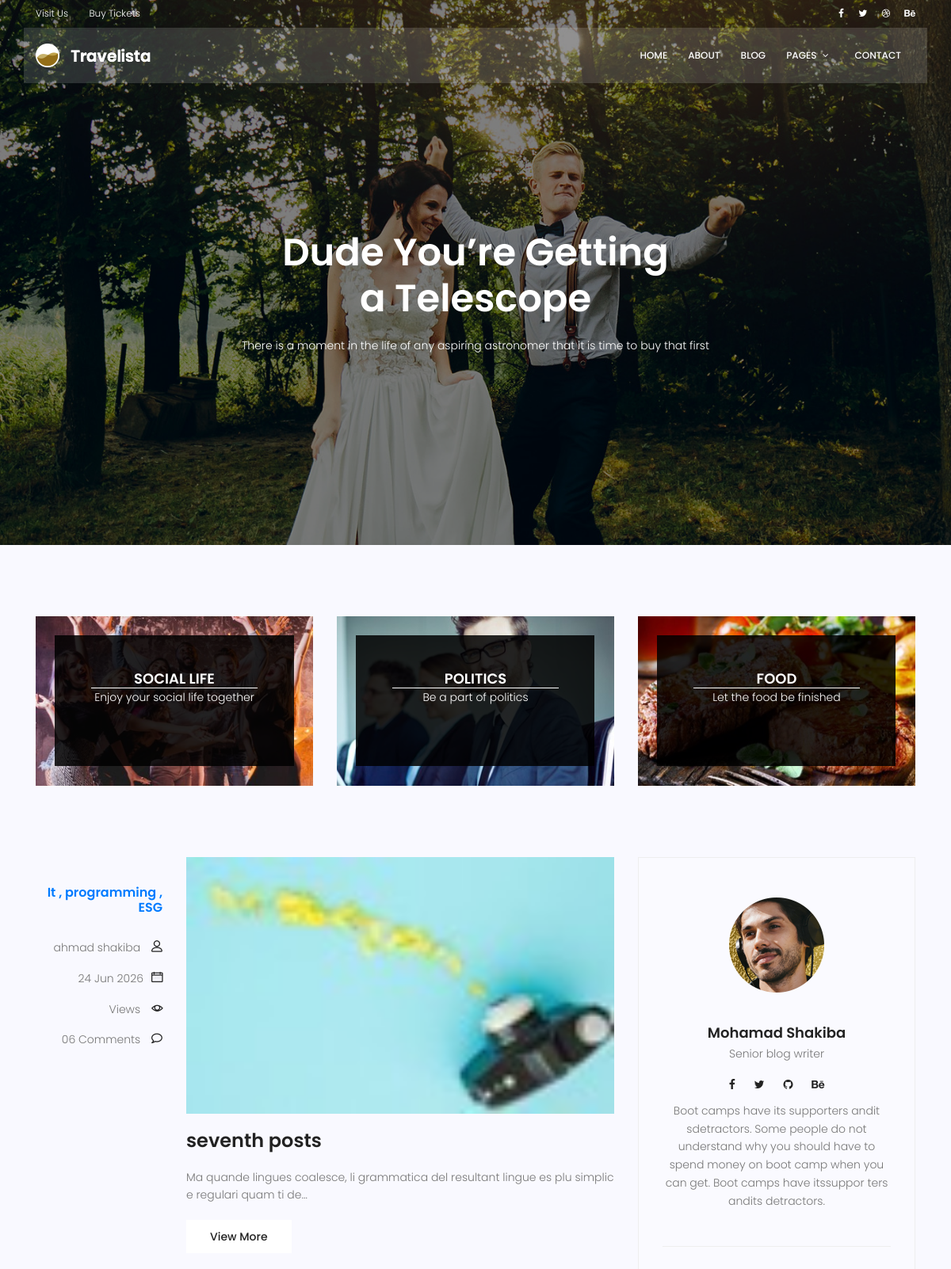
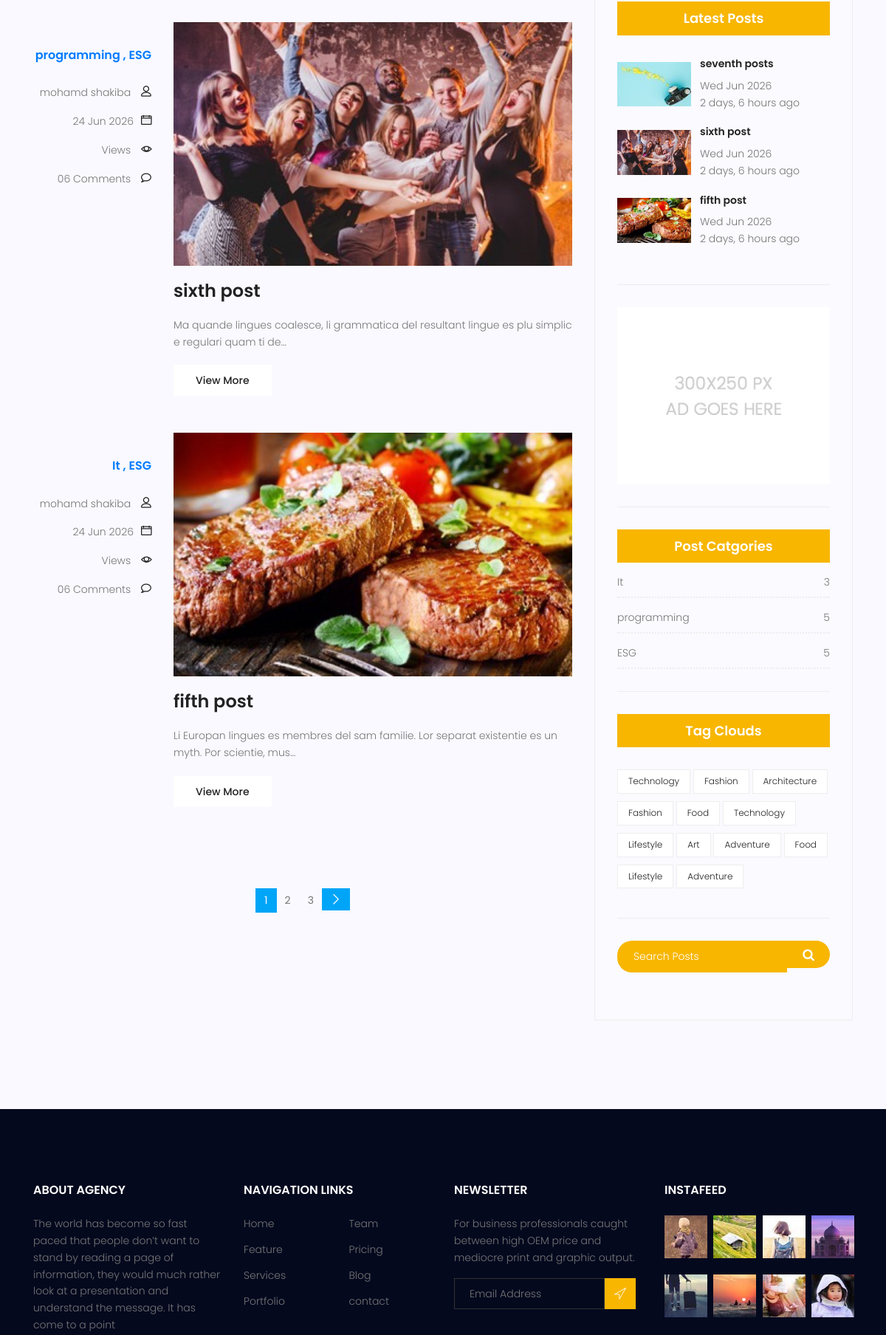
Screenshot of /blog/ (upper part) with the database file from the repository (2 pictures, top to bottom).
### blog/models.py (models this page shows, shortened)
class Category(models.Model):
    name = models.CharField(max_length=255)
    def __str__(self):
        return self.name

class Post(models.Model):
    image = models.ImageField(upload_to='blog/', default='blog/default.jpg')
    author = models.ForeignKey(User, on_delete=models.SET_NULL, null=True)
    title = models.CharField(max_length=255)
    content = models.TextField()
    category = models.ManyToManyField(Category)
    counted_view = models.IntegerField(default=0)
    status = models.BooleanField(default=False)
    published_date = models.DateTimeField(null=True)
    created_date = models.DateTimeField(auto_now_add=True)
    update_date = models.DateTimeField(auto_now=True)
    class Meta:
        ordering = ['-created_date']
    """ sitesmap Dynamic about blog """

### blog/views.py (the view)
# urls.py: path('', blog_view , name='blog-home'),
def blog_view(request,**kwargs):
    posts = Post.objects.filter(status = 1)
    if kwargs.get('cat_name') != None:
        posts = posts.filter(category__name=kwargs['cat_name'])
    if kwargs.get('author_username') != None:
        posts = posts.filter(author__username=kwargs['author_username'])
    posts = Paginator(posts, 3)
    try:
        page_number = request.GET.get('page')
        posts = posts.get_page(page_number)
    except PageNotAnInteger:
        posts = posts.get_page(1)
    except EmptyPage:
        posts = posts.get_page(1)
    context = {'posts': posts}
    return render(request, 'blog/blog-home.html', context)

### templates/blog/blog-home.html (shortened to what this page needs)
{% extends "base.html" %} {% load static %} {% load blog_tags %} {% block content %}
<section class="banner-area relative blog-home-banner" id="home">
  <div class="overlay overlay-bg"></div>
  <div class="container">
    <div class="row d-flex align-items-center justify-content-center">
      <div class="about-content blog-header-content col-lg-12">
        <h1 class="text-white">Dude You’re Getting a Telescope</h1>
        <p class="text-white">
          There is a moment in the life of any aspiring astronomer that it is
          time to buy that first
        </p>
      </div>
    </div>
  </div>
</section>
<section class="top-category-widget-area pt-90 pb-90">
  <div class="container">
    <div class="row">
      <div class="col-lg-4">
        <div class="single-cat-widget">
          <div class="content relative">
            <div class="overlay overlay-bg"></div>
            <a href="#" target="_blank">
              <div class="thumb">
                <img
                  class="content-image img-fluid d-block mx-auto"
                  src="{% static 'css/img/blog/cat-widget1.jpg' %}"
                  alt=""
                />
              </div>
              <div class="content-details">
                <h4 class="content-title mx-auto text-uppercase">
                  Social life
                </h4>
                <span></span>
                <p>Enjoy your social life together</p>
              </div>
            </a>
          </div>
        </div>
      </div>
      <div class="col-lg-4">
        <div class="single-cat-widget">
          <div class="content relative">
            <div class="overlay overlay-bg"></div>
            <a href="#" target="_blank">
              <div class="thumb">
                <img
                  class="content-image img-fluid d-block mx-auto"
                  src="{% static 'css/img/blog/cat-widget2.jpg' %}"
                  alt=""
                />
              </div>
              <div class="content-details">
                <h4 class="content-title mx-auto text-uppercase">Politics</h4>
                <span></span>
                <p>Be a part of politics</p>
              </div>
            </a>
          </div>
        </div>
      </div>
      <div class="col-lg-4">
        <div class="single-cat-widget">
          <div class="content relative">
            <div class="overlay overlay-bg"></div>
            <a href="#" target="_blank">
              <div class="thumb">
                <img
                  class="content-image img-fluid d-block mx-auto"
                  src="{% static 'css/img/blog/cat-widget3.jpg' %}"
                  alt=""
                />
              </div>
              <div class="content-details">
                <h4 class="content-title mx-auto text-uppercase">Food</h4>
                <span></span>
                <p>Let the food be finished</p>
              </div>
            </a>
          </div>
        </div>
      </div>
    </div>
  </div>
</section>
<link rel="stylesheet" href="https://cdnjs.cloudflare.com/ajax/libs/font-awesome/4.7.0/css/font-awesome.min.css">
<section class="post-content-area">
  <div class="container">
    <div class="row">
      <div class="col-lg-8 posts-list">
        {% for post in posts %}
        <div class="single-post row">
          <div class="col-lg-3 col-md-3 meta-details">
            <ul class="tags">
              <h5 class="post-date">
                {% for cat in post.category.all %}
                <a href="{% url 'blog:category' cat_name=cat.name %}">{{ cat.name }}
                {% if not forloop.last %},
                {% endif %}
                </a>
                {% endfor %}</h5>
            </ul>
            <div class="user-details row">
              <p class="user-name col-lg-12 col-md-12 col-6"><a href="{% url 'blog:author' author_username=post.author.username %}">{{post.author.get_full_name}}</a> <span class="lnr lnr-user"></span></p>
              <p class="date col-lg-12 col-md-12 col-6"><a href="#">{{ post.published_date|date:"d M Y"}}</a><span class="lnr lnr-calendar-full"></span></p>
              <p class="view col-lg-12 col-md-12 col-6"><a href="#">{{post.counted_views}} Views</a> <span class="lnr lnr-eye"></span></p>
              <p class="comments col-lg-12 col-md-12 col-6"><a href="#">06 Comments</a> <span class="lnr lnr-bubble"></span></p>
            </div>
          </div>
          <div class="col-lg-9 col-md-9">
            <div class="feature-img">
              <img
                class="img-fluid"
                src="{{post.image.url}}"
                alt=""
              />
            </div>
            <a class="posts-title" href="{% url 'blog:single' pid=post.id %}"><h3>{{post.title}}</h3></a>
            <p class="excert">{{post.content|truncatechars:100}}</p>
            <a href="{% url 'blog:single' pid=post.id %}" class="primary-btn">View More</a>
          </div>
        </div>
        {% endfor %}
        <nav class="blog-pagination justify-content-center d-flex">
          <ul class="pagination">
            {% for i in posts.paginator.page_range %}
              <li class="page-item {% if posts.number == i %}active{% endif %}"><a href="?page={{ i }}" class="page-link">{{i}}</a></li>
            {% endfor %}
            {% if posts.has_next %}
            <li class="page-item active">
              <a href="?page={{ posts.next_page_number }}" class="page-link" aria-label="Next">
                <span aria-hidden="true">
                  <span class="lnr lnr-chevron-right"></span>
                </span>
              </a>
            </li>
            {% endif %}
          </ul>
        </nav>
      </div>
      <div class="col-lg-4 sidebar-widgets">
        <div class="widget-wrap">
          {% include "blog/blog-writer.html" %}
          {% latestposts %}
          {% include "blog/blog-ads.html" %}
          {% postcategories %}
          {% include "blog/blog-tags.html" %}
          {% include "blog/blog-search.html" %}
        </div>
      </div>
    </div>
  </div>
</section>
{% endblock %}

### templates/blog/blog-latestposts.html
{% load static %}
{% load humanize %}
<div class="single-sidebar-widget popular-post-widget">
  <h4 class="popular-title">Latest Posts</h4>
  <div class="popular-post-list">
    {% for post in posts %}
    <div class="single-post-list d-flex flex-row align-items-center">
      <div class="thumb">
        <img
          class="img-fluid"
          src="{{post.image.url}}"
          alt=""
        />
      </div>
      <div class="details">
        <a href={% url 'blog:single' pid=post.id %}><h6>{{post.title}}</h6></a>
        <p>{{post.published_date|date:"D M Y"}}</p>
        <p>{{post.published_date|naturaltime}}</p>
      </div>
    </div>
    {% endfor %}
  </div>
</div>

### templates/blog/blog-post-categories.html
{% load static %}
<div class="single-sidebar-widget post-category-widget">
  <h4 class="category-title">Post Catgories</h4>
  <ul class="cat-list">
    {% for name,count in categories.items %}
    <li>
      <a href="{% url 'blog:category' cat_name=name %}" class="d-flex justify-content-between">
        <p>{{name}}</p>
        <p>{{count}}</p>
      </a>
    </li>
    {% endfor %}
  </ul>
</div>

### rows the page displays
Post: author.get_full_name "ahmad shakiba", published_date "24 Jun 2026", image (picture), title "seventh posts", content "Ma quande lingues coalesce, li grammatica del resultant lingue es plu simplic e regulari quam ti de…", published_date "Wed Jun 2026", published_date "2 days, 6 hours ago"
Category: name "It", count "3"
Category: name "programming", count "5"
Category: name "ESG", count "5"
Post: author.get_full_name "mohamd shakiba", published_date "24 Jun 2026", image (picture), title "sixth post", content "Ma quande lingues coalesce, li grammatica del resultant lingue es plu simplic e regulari quam ti de…", published_date "Wed Jun 2026", published_date "2 days, 6 hours ago"
Post: author.get_full_name "mohamd shakiba", published_date "24 Jun 2026", image (picture), title "fifth post", content "Li Europan lingues es membres del sam familie. Lor separat existentie es un myth. Por scientie, mus…", published_date "Wed Jun 2026", published_date "2 days, 6 hours ago"

### other values shown
{{ i }} "1" "2" "3"
